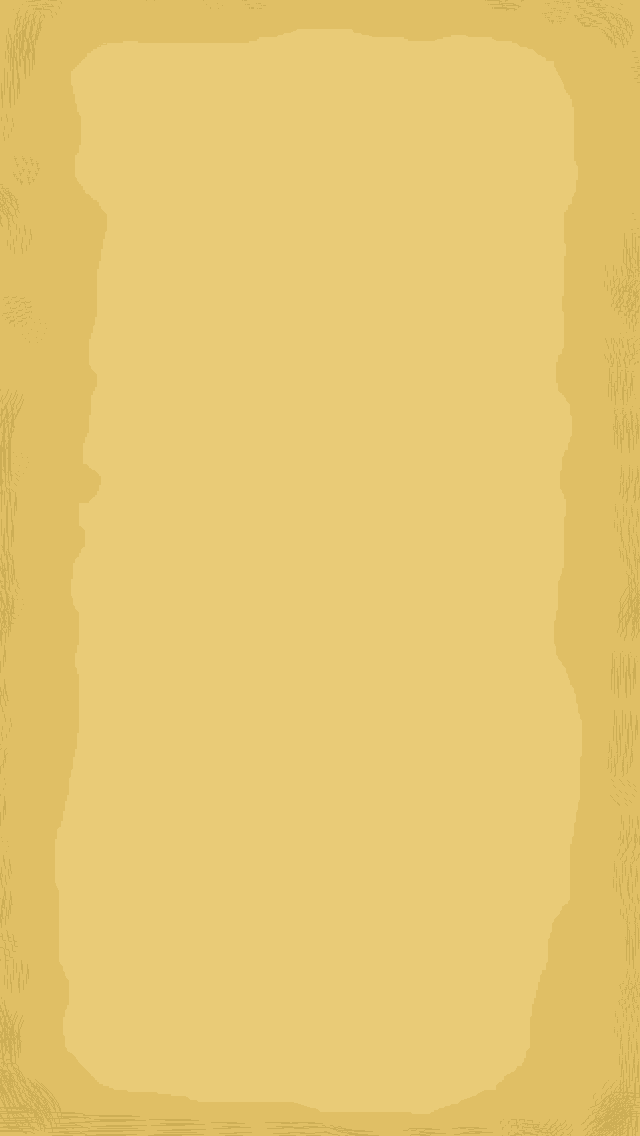
#> input picture articles-site/assets/parchment.png, 640 x 1136 px
$ python make_edges.py
#> lines starting #> are read from the running program, lines starting #| are printed output that depends on the picture
"""Cut parchment.png into the four edge pieces the site draws around every page.

Run after replacing parchment.png:  python articles-site/assets/make_edges.py

The corners and rough edges (the outer 110 px of the picture) become edge-top/bottom
(stretched across the page) and edge-left/right (repeated down it; each is its strip plus a
mirror image, so the repeats join without a seam). The flat middle is just the paper colour,
--paper in site.css.
"""
import os
from PIL import Image, ImageOps

HERE = os.path.dirname(os.path.abspath(__file__))
S = 110   # must match --slice in site.css

im = Image.open(os.path.join(HERE, "parchment.png")).convert("RGB")
#> im is the input picture: PIL image 640x1136 RGB; mean R, G, B 229.9, 199.1, 113.3
W, H = im.size
#> W = 640; H = 1136
im.crop((0, 0, W, S)).save(os.path.join(HERE, "edge-top.png"), optimize=True)
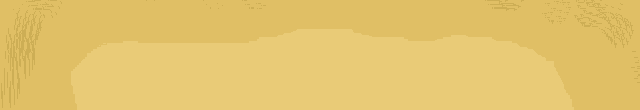
#> saved as edge-top.png: PIL image 640x110 RGB; mean R, G, B 227.8, 196.3, 109.2
im.crop((0, H - S, W, H)).save(os.path.join(HERE, "edge-bottom.png"), optimize=True)
for name, box in (("edge-left.png", (0, S, S, H - S)), ("edge-right.png", (W - S, S, W, H - S))):
    seg = im.crop(box)
    tile = Image.new("RGB", (seg.width, seg.height * 2))
    tile.paste(seg, (0, 0))
    tile.paste(ImageOps.flip(seg), (0, seg.height))
    tile.save(os.path.join(HERE, name), optimize=True)
#> this loop made 2 passes
#> pass 1, `seg = im.crop(box)`:
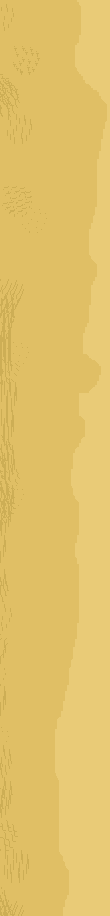
#> seg: PIL image 110x916 RGB; mean R, G, B 225.9, 193.8, 105.5
#> pass 1, `tile.save(os.path.join(HERE, name), optimize=True)`:
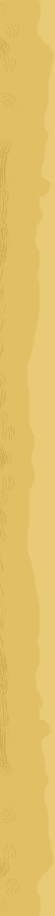
#> saved as edge-left.png: PIL image 110x1832 RGB (shown at 1/2 size); mean R, G, B 225.9, 193.8, 105.5
#> pass 2, `seg = im.crop(box)`:
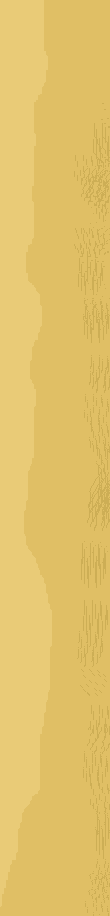
#> seg: PIL image 110x916 RGB; mean R, G, B 226, 194, 106
#> after the loop:
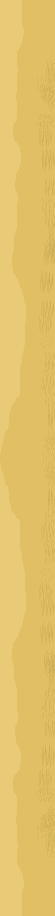
#> tile: PIL image 110x1832 RGB (shown at 1/2 size); mean R, G, B 226, 194, 106
print("Edges made from", W, "x", H, "parchment.")
#| Edges made from 640 x 1136 parchment.
